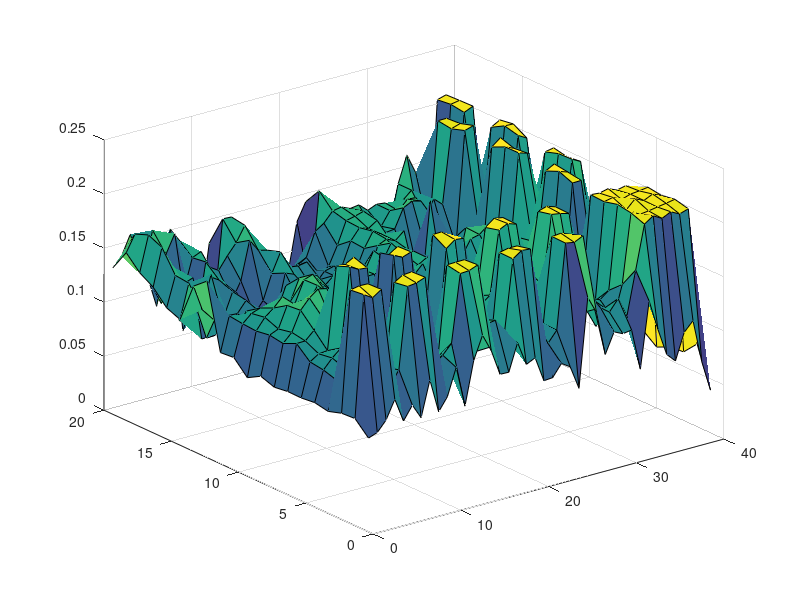
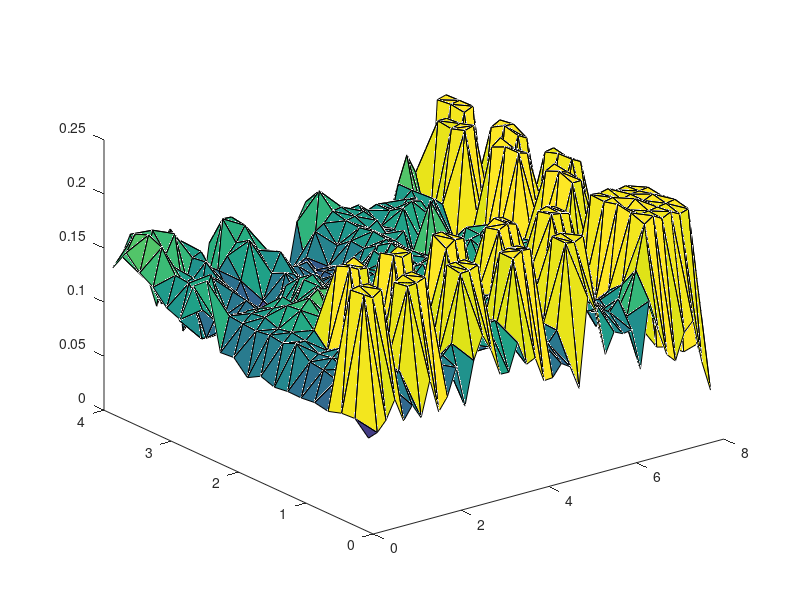

The MATLAB script that drew these images, in order:
function s=terrain_simulator()
close all


c=0;

% 1 = steps
% 2 = wedge
% 3 = image
% 4 
which=1
if (which==1)
    height=40;
    width=20;
    
  h=make_steps(width,height)
  s=convert_array_to_tri(h)
  rescale= [0.2,0.2,1]
elseif (which==2)
    height=400;
    width=100;
    
    c=c+1;
    s.vert_list{c} = [  [0  0  0];   [ height 0 4 ]     ;  [0 width  0 ]   ];
    c=c+1;
    s.vert_list{c} = [  [ height  0 4];   [  height width 4]     ;  [0 width 0 ]   ];
    rescale= [0.1,0.1,1];
elseif (which==3)
    x= imread('mit_terrain_257_v1.png');
    x= x(1:20:end,1:20:end,1); % decimate
    figure
    imagesc(x(:,:,1)) ;
    
    h =double(x(:,:,1));
    h=h+5;
    
    s=convert_array_to_tri(h)
    rescale= [1,1,0.01]   
    height = size(h,1);
    width = size(h,2);
elseif (which==4)    
    h=zeros(10,10);
    %keyboard

  h=[0     1     2     3     4     5     6     7     7     7
     0     1     2     3     4     5     6     7     7     7
     0     1     2     3     4     5     6     7     7     7
     0     0     0     0     0     0     0     8     8     8
     13    13    13    12    11    10    9     8     8     8
     13    13    13    12    11    10    9     8     8     8
     13    13    13    12    11    10    9     8     8     8
     14    14    14    0     0     0     0     0     0     0
     15    15    16    17    18    19    20    21    22    23
     15    15    16    17    18    19    20    21    22    23
     15    15    16    17    18    19    20    21    22    23]*20
 
 % maze:
 h=[400	400	400	400	400	400	400	400	400	400	400	400	400	400	400
0	10	10	10	10	10	400	10	10	10	10	10	10	10	400
0	10	10	10	10	10	10	10	10	10	10	10	10	10	400
0	10	10	400	10	10	10	10	10	400	10	10	10	10	400
400	400	400	400	400	400	400	400	400	400	400	10	10	10	400
400	10	10	10	10	10	10	400	10	10	10	10	10	10	400
400	10	10	10	10	10	10	10	10	10	10	10	10	10	400
400	10	10	10	400	10	10	10	10	10	400	10	10	10	400
400	10	10	10	400	400	400	400	400	400	400	400	400	400	400
400	10	10	10	10	10	10	10	400	10	10	10	400	10	400
400	10	10	10	10	10	10	10	10	10	10	10	10	10	400
400	10	10	10	10	400	10	10	10	10	10	10	10	10	400
400	400	400	400	400	400	400	400	400	400	400	10	10	10	400
400	10	10	10	10	10	10	400	10	10	10	10	10	10	400
400	10	10	10	10	10	10	10	10	10	10	10	10	10	400
400	10	10	10	400	10	10	10	10	10	400	10	10	10	400
400	10	10	10	400	400	400	400	400	400	400	400	400	400	400
400	10	10	10	10	10	10	10	10	10	10	10	10	10	400
400	10	10	10	10	10	10	10	10	10	10	10	10	10	400
400	10	10	10	400	10	10	10	10	10	10	10	10	10	400
400	400	400	400	400	400	400	400	400	400	400	10	10	10	400
400	10	10	10	10	10	10	10	10	10	10	10	10	10	400
400	10	10	10	10	10	10	10	10	10	10	10	10	10	400
400	10	10	10	10	10	10	10	10	10	10	10	10	10	400
400	10	10	10	400	400	400	400	400	400	400	400	400	400	400
400	10	10	10	10	10	10	10	10	10	10	10	10	10	400
400	10	10	10	10	10	10	10	10	10	10	10	10	10	400
400	10	10	10	10	10	10	10	10	10	10	10	10	10	400
400	400	400	400	400	400	400	400	400	400	400	0	0	0	400];

 
 
 
%keyboard    
  s=convert_array_to_tri(h)
  rescale= [4,4,0.02]    
    height = size(h,1);
    width = size(h,2);
end

% add floor:
%c=size(s.vert_list,2)+1;
%s.vert_list{c} = [  [0  0  0];   [ height 0 0 ]     ;  [0 width  0 ]   ];
%c=size(s.vert_list,2)+1;
%s.vert_list{c} = [  [ height  0 0];   [  height width 0]     ;  [0 width 0 ]   ];


for i=1:size(s.vert_list,2)
    s.vert_list{i}(:,1) = s.vert_list{i}(:,1)*rescale(1);
    s.vert_list{i}(:,2) = s.vert_list{i}(:,2)*rescale(2);
    s.vert_list{i}(:,3) = s.vert_list{i}(:,3)*rescale(3);
end


disp('about to plot')
do_plot=1;
if do_plot==1
    figure
    surf(h')
    axis xy
%    axis equal
    
    figure
    hold on
    for i=1:size(s.vert_list,2)
        tri1 = s.vert_list{i};
        fill3( tri1(:,1) ,  tri1(:,2)      ,  tri1(:,3) ,  max(tri1(:,3))  );
    end
end
disp('writing height map to image file')
imwrite((flipud(h'/ (max(h(:))+1) )), 'texture_image.png')





function s=convert_array_to_tri(h)
s.vert_list=[];
s.text_list=[];
for i=1:(size(h,1) -1)  % height
    for j=1:(size(h,2) -1)  % width
        % adjustments to map texture into range 0->1
        top = 1;
        bottom = repmat( (size(h) -1) , 3,1);

        tri1 = [[i i+1 i];  [j j j+1]      ;  [h(i,j)     , h(i+1,j) , h(i,j+1)]]';
        c=size(s.vert_list,2)+1;
        s.vert_list{c} =tri1;
        s.text_list{c} = (tri1(:,1:2)-top) ./ bottom;
        
        tri2 = [  [i+1 i+1 i];  [j j+1 j+1]     ;  [h(i+1,j)     , h(i+1,j+1) , h(i,j+1)]   ]';
        c=size(s.vert_list,2)+1 ;
        s.vert_list{c} =tri2;
        s.text_list{c} =(tri2(:,1:2)-top) ./ bottom;
    end
end


function h=make_steps(width,height)
h=rand(height, width)/4

%h =wiener2(h,[4 4]);
h =wiener2(h,[4 4]);

step_height = 0.2

%add some footsteps:
foot_size =[2,1];
h=set_footstep(h, 2,2,step_height , foot_size);
h=set_footstep(h, 5,5,step_height , foot_size);
h=set_footstep(h, 7,2,step_height , foot_size);
h=set_footstep(h, 10,5,step_height , foot_size);
h=set_footstep(h, 13,2,step_height , foot_size);
h=set_footstep(h, 16,5,step_height , foot_size);
h=set_footstep(h, 19,2,step_height , foot_size);
h=set_footstep(h, 22,5,step_height , foot_size);
h=set_footstep(h, 25,2,step_height , foot_size);
h=set_footstep(h, 28,5,step_height , foot_size);

h=set_footstep(h, 34,2,step_height , foot_size);
h=set_footstep(h, 34,5,step_height , foot_size);
h=set_footstep(h, 34,4,step_height , foot_size);
h=set_footstep(h, 36,4,step_height , foot_size);
h=set_footstep(h, 36,2,step_height , foot_size);
h=set_footstep(h, 36,5,step_height , foot_size);
h=set_footstep(h, 37,4,step_height , foot_size);
h=set_footstep(h, 37,2,step_height , foot_size);
h=set_footstep(h, 37,5,step_height , foot_size);


foot_size =[1,2];
h=set_footstep(h, 35,8,step_height , foot_size);
h=set_footstep(h, 38,10,step_height , foot_size);
h=set_footstep(h, 35,12,step_height , foot_size);
h=set_footstep(h, 38,14,step_height , foot_size);
h=set_footstep(h, 35,16,step_height , foot_size);
h=set_footstep(h, 38,18,step_height , foot_size);

%h=set_footstep(h, 60,30,step_height , foot_size);
%h=set_footstep(h, 100,10,step_height , foot_size);
%h=set_footstep(h, 140,30,step_height , foot_size);
%h=set_footstep(h, 180,10,step_height , foot_size);
%h=set_footstep(h, 220,30,step_height , foot_size);
%h=set_footstep(h, 260,10,step_height , foot_size);
%h=set_footstep(h, 300,30,step_height , foot_size);
%h=set_footstep(h, 360,30,step_height , foot_size);
%h=set_footstep(h, 360,10,step_height , foot_size);

% do some smoothing
%h =medfilt2(h,[4 4])

% was using this:
%h =wiener2(h,[4 4]);
%h =wiener2(h,[4 4]);

%h =filter2([1,1;1,1],h)

function h=set_footstep(h ,i,j,val, foot_size )


%for i2=(i-p_size_x:i+p_size_x)
%    for j2=(j-p_size_y:j+p_size_y)


for i2=(i:i+foot_size(1) ) % x
    for j2=(j:j+ foot_size(2) ) %y
        h(i2,j2) = val + rand/120;
    end
end